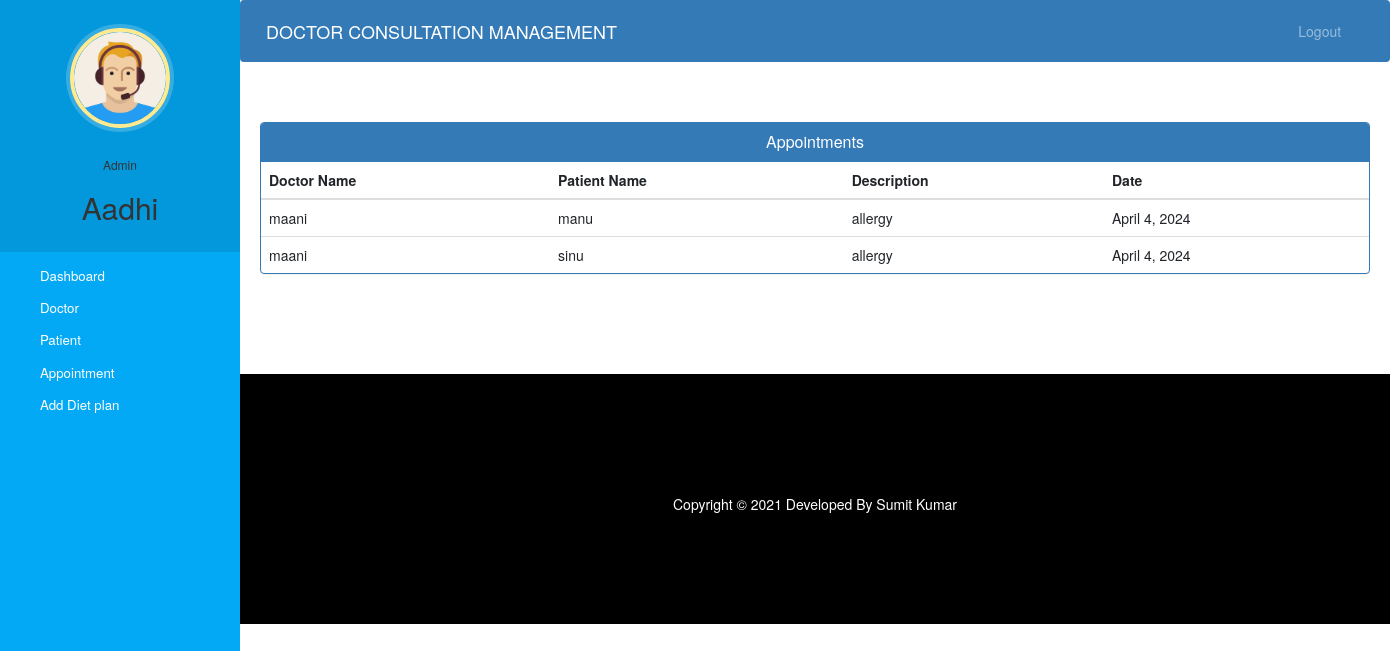
/admin-view-appointment (signed in), run on the app's committed database.
### hospital/models.py (models this page shows)
class Appointment(models.Model):
    patientId=models.PositiveIntegerField(null=True)
    doctorId=models.PositiveIntegerField(null=True)
    patientName=models.CharField(max_length=40,null=True)
    doctorName=models.CharField(max_length=40,null=True)
    appointmentDate=models.DateField(auto_now=True)
    description=models.TextField(max_length=500)
    status=models.BooleanField(default=False)

### hospital/views.py (the view)
# urls.py: path('admin-view-appointment', views.admin_view_appointment_view,name='admin-view-appointment'),
@login_required(login_url='adminlogin')
@user_passes_test(is_admin)
def admin_view_appointment_view(request):
    appointments=models.Appointment.objects.all().filter(status=True)
    return render(request,'hospital/admin_view_appointment.html',{'appointments':appointments})

### hospital/views.py (called while the page is built)
def is_admin(user):
    return user.groups.filter(name='ADMIN').exists()

### hospital/templates/hospital/admin_view_appointment.html (shortened to what this page needs)
{% extends 'hospital/admin_base.html' %}
{% block content %}
<head>
  <link href="//netdna.bootstrapcdn.com/bootstrap/3.0.0/css/bootstrap.min.css" rel="stylesheet" id="bootstrap-css">
</head>
<div class="container">
  <div class="panel panel-primary">
    <div class="panel-heading">
      <h6 class="panel-title">Appointments</h6>
    </div>
    <table class="table table-hover" id="dev-table">
      <thead>
        <tr>
          <th>Doctor Name</th>
          <th>Patient Name</th>
          <th>Description</th>
          <th>Date</th>
        </tr>
      </thead>
      {% for a in appointments %}
      <tr>
        <td> {{a.doctorName}}</td>
        <td>{{a.patientName}}</td>
        <td>{{a.description}}</td>
        <td>{{a.appointmentDate}}</td>
      </tr>
      {% endfor %}
    </table>
  </div>
</div>
{% endblock content %}

### hospital/templates/hospital/admin_base.html (shortened to what this page needs)
<!DOCTYPE html>
{% load static %}
<html lang="en">
<head>
  <link rel="stylesheet" href="https://stackpath.bootstrapcdn.com/bootstrap/4.3.1/css/bootstrap.min.css">
  <link rel="stylesheet" href="https://maxcdn.bootstrapcdn.com/font-awesome/4.7.0/css/font-awesome.min.css">
  <link rel="stylesheet" href="{% static '/style.css' %}">
</head>
<body>
  <nav class="menu" tabindex="0">
    <header class="avatar">
      <img src="{% static "images/adminpropic.png" %}" />
      <br><br>
      <h6>Admin</h6>
      <h2>{{request.user.first_name}}</h2>
    </header>
    <ul>
      <li tabindex="0" class="icon-dashboard"> <a style="color:white; text-decoration:none;" href="/admin-dashboard"><span>Dashboard</span></a> </li>
      <li tabindex="0" class="icon-customers"> <a style="color:white; text-decoration:none;" href="/admin-doctor"><span>Doctor</span></a></li>
      <li tabindex="0" class="icon-users"> <a style="color:white; text-decoration:none;" href="/admin-patient"><span>Patient</span></a></li>
      <li tabindex="0" class="icon-calendar"> <a style="color:white; text-decoration:none;" href="/admin-appointment"><span>Appointment</span></a></li>
      <li tabindex="0" class="icon-calendar"> <a style="color:white; text-decoration:none;" href="/creatediet"><span>Add Diet plan</span></a></li>
    </ul>
  </nav>
  <main>
    <div class="bs-example">
      <nav class="navbar navbar-expand-md  navbar-dark fixed-top" style="background:#337AB7;">
        <a href="/admin-dashboard" class="navbar-brand">DOCTOR CONSULTATION MANAGEMENT</a>
        <div class="collapse navbar-collapse justify-content-between" id="navbarCollapse">
          <div class="navbar-nav" style=" margin-left: 90%;">
            <a href="/logout" class="nav-item nav-link">Logout</a>
          </div>
        </div>
      </nav>
    </div>
    <br><br>
    {% block content %}
    {% endblock content %}
    <br><br><br><br>
    <footer>
      <br>
      <div class="container">
        <div class="row">
          <div class="col-md-12 col-sm-12">
            <div style="color:#ffffff;" class="wow fadeInUp footer-copyright">
              <p>
                Copyright &copy; 2021 Developed By Sumit Kumar </p>
            </div>
          </div>
        </div>
      </div>
    </footer>
  </main>
</body>
</html>

### hospital/static/style.css (style rules this page uses)
body { padding-left: 240px; }
main { position: relative; height: 100vh; }
.menu { background: #5bc995; height: 100vh; width: 240px; position: fixed; top: 0px; left: 0; z-index: 5; outline: none; }
.menu .avatar { background: rgba(0, 0, 0, 0.1); padding: 2em 0.5em; text-align: center; }
.menu .avatar img { width: 100px; border-radius: 50%; overflow: hidden; border: 4px solid #ffea92; box-shadow: 0 0 0 4px rgba(255, 255, 255, 0.2); }
.menu .avatar h2 { font-weight: normal; margin-bottom: 0; }
.menu ul { list-style: none; padding: 0.5em 0; margin: 0; }
.menu ul li { padding: 0.5em 1em 0.5em 3em; font-size: 0.95em; font-weight: regular; background-repeat: no-repeat; background-position: left 15px center; background-size: auto 20px; transition: all 0.15s linear; cursor: pointer; }
.menu ul li.icon-dashboard { background-image: url("http://www.entypo.com/images//gauge.svg"); }
.menu ul li.icon-customers { background-image: url("http://www.entypo.com/images//briefcase.svg"); }
.menu ul li.icon-users { background-image: url("http://www.entypo.com/images//users.svg"); }
.menu ul li.icon-calendar { background-image: url("http://www.entypo.com/images//calendar.svg"); }

### hospital/templates/hospital/admin_base.html (style rules this page uses)
a:link { text-decoration: none; }
a { color: white; }
footer { padding: 0px 0px 0px 0px; background-color: black; margin: 0px; }
p { text-align: center; }
body { padding-left: 240px; }
main { position: relative; height: 100vh; }
.menu { background: #03a9f4; height: 100vh; width: 240px; position: fixed; top: 0px; left: 0; z-index: 5; outline: none; }
.menu .avatar { background: rgba(0, 0, 0, 0.1); padding: 2em 0.5em; text-align: center; }
.menu .avatar img { width: 100px; border-radius: 50%; overflow: hidden; border: 4px solid #ffea92; box-shadow: 0 0 0 4px rgba(255, 255, 255, 0.2); }
.menu .avatar h2 { font-weight: normal; margin-bottom: 0; }
.menu ul { list-style: none; padding: 0.5em 0; margin: 0; }
.menu ul li { padding: 0.5em 1em 0.5em 3em; font-size: 0.95em; font-weight: regular; background-repeat: no-repeat; background-position: left 15px center; background-size: auto 20px; transition: all 0.15s linear; cursor: pointer; }
.menu ul li.icon-dashboard { background-image: url("http://www.entypo.com/images//gauge.svg"); }
.menu ul li.icon-customers { background-image: url("http://www.entypo.com/images//briefcase.svg"); }
.menu ul li.icon-users { background-image: url("http://www.entypo.com/images//users.svg"); }
.menu ul li.icon-calendar { background-image: url("http://www.entypo.com/images//calendar.svg"); }

### hospital/templates/hospital/admin_view_appointment.html (style rules this page uses)
a:link { text-decoration: none; }
h6 { text-align: center; }
.row { margin: 100px; }

### data on the page
Appointment: doctorName "maani", patientName "manu", description "allergy", appointmentDate "April 4, 2024"
Appointment: doctorName "maani", patientName "sinu", description "allergy", appointmentDate "April 4, 2024"

### other printed values
{{ request.user.first_name }} "Aadhi"
